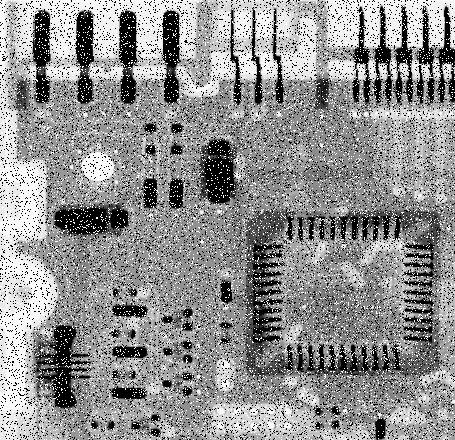
#> input picture cv/work/SrcImgs/Circuit_noise.jpg, 455 x 440 px
$ python topic_1.py
#> lines starting #> are read from the running program, lines starting #| are printed output that depends on the picture
### cv/work/show.py
# -*- coding: utf-8 -*-


def show(* imgs):
    """
    :param imgs: 若干个np.array或者一个仅包含np.array的tuple, list, set等
    :return: None
    """

    import matplotlib.pyplot as plt

    if isinstance(imgs[0], (tuple, list, set)):
        from functools import reduce
        imgs = reduce(lambda x, y: x + y, imgs)

    rows = int(len(imgs) / 10 + 1)
    cols = len(imgs) if rows == 1 else 10

    plt.figure()
    for n in range(1, len(imgs) + 1):
        plt.subplot(rows, cols, n)
        plt.imshow(imgs[n - 1], cmap='gray')
        plt.xticks([n])
        plt.yticks([])
    plt.show()


# 打印日志
def run_log(f):
    def subf():
        print(__name__ + ':  ' + f.__name__ + '\n')
        return f()
    return subf


# [3 lines that do not run on import are left out]

### cv/work/topic_1.py
# -*- coding : utf-8 -*-
# 第一题脚本文件
import cv2 as cv
import numpy as np
from show import show, run_log
from os import system

_ImgPath = {'1-1': 'SrcImgs/Circuit_noise.jpg',
            '1-2': 'SrcImgs/boy_noisy.gif',
            '1-3': 'SrcImgs/california_22_13.bmp'}


@run_log
def _topic1():
    ## 中值滤波
    src = cv.imread(_ImgPath['1-1'], cv.IMREAD_COLOR)
#> src is the input picture: shape (440, 455, 3); min 0, max 255, mean 144.1
    dst = cv.medianBlur(src, 5)
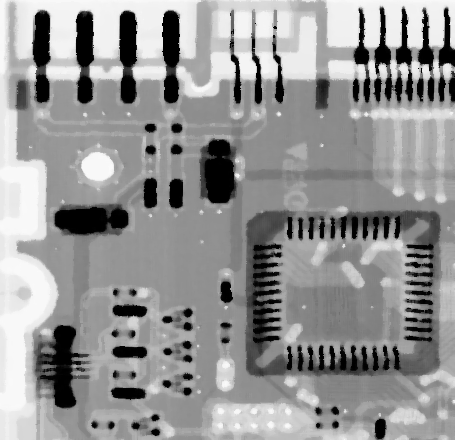
#> dst: shape (440, 455, 3); min 0, max 251, mean 148.5
    cv.imwrite('DstImgs/' + _ImgPath['1-1'].split('/')[1], dst)
    show(src, dst)
#> in show, `plt.show()`:
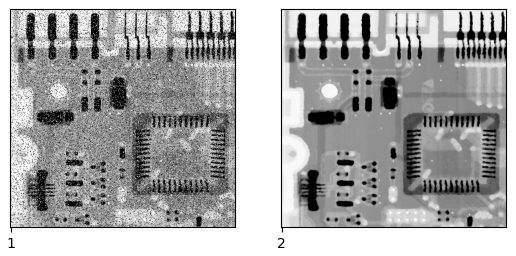
#> figure drawn by matplotlib, 2 panels


# 陷阱滤波器去除正弦噪声
@run_log
def _topic2():
    from PIL import Image, ImageSequence
    import imageio
    # 读取GIF格式图片，转换成numpy数组
    src = [cv.cvtColor(np.array(frame), cv.COLOR_RGB2BGR) for frame in ImageSequence.Iterator(Image.open(_ImgPath['1-2']))]
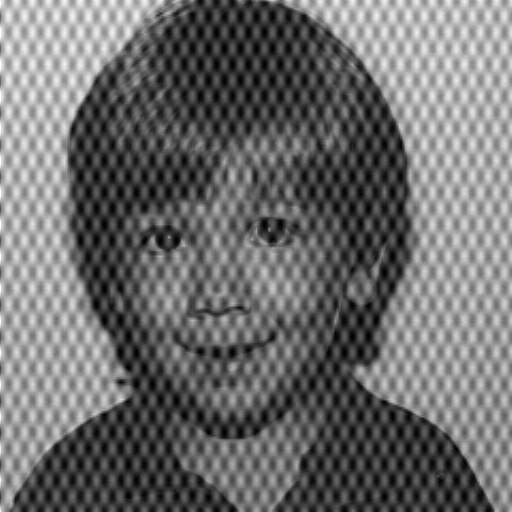
#> input picture cv/work/SrcImgs/boy_noisy.gif, 512 x 512 px
#> src = 1 item
    src = [cv.cvtColor(sub, cv.COLOR_BGR2GRAY) for sub in src]

    dst = []
    dft_shift = []
    mask = []

    # 对每一帧图像进行傅里叶变换
    for img in src:
        dft = np.fft.fft2(img)
        fshift = np.fft.fftshift(dft)
        dft_shift.append(fshift)
        mask.append(np.log(np.abs(fshift)))
#> this loop made 1 pass
#> after the loop, dft_shift = 1 item; mask = 1 item

    rows, cols = src[0].shape
#> rows = 512; cols = 512
    # 滤波器半径
    R = 30
    # 设置滤波器
    for index in range(len(mask)):

        imageio.imwrite('DstImgs/fft' + str(index) + '.jpg', mask[index])
        mask[index] = cv.imread('DstImgs/fft' + str(index) + '.jpg', 0)
        # 频域图谱二值化，找出频率最高的几个点，变换后的图像作为滤波器
        mask[index] = cv.threshold(mask[index], 200, 255, cv.THRESH_BINARY_INV)[1]
        # 覆盖图像固有区域，保留细节部分
        cv.circle(mask[0], (int(rows / 2), int(cols / 2)), R, (255, 255, 255), -1)

    # 傅里叶反变换
    for f_s in dft_shift:
        ishift = np.fft.ifftshift(f_s * mask[0])
        iimg = np.fft.ifft2(ishift)
        dst.append(np.abs(iimg))

    imageio.mimsave('DstImgs/' + _ImgPath['1-2'].split('/')[1], dst, duration=0.1)
    show(dst)


@run_log
def _topic3():
    ## 高斯滤波
    src = cv.imread(_ImgPath['1-3'], cv.IMREAD_COLOR)
    dst = cv.GaussianBlur(src, (3, 3), 0)
    #dst = cv.bilateralFilter(src, 9, 75, 95)
    cv.imwrite('DstImgs/' + _ImgPath['1-3'].split('/')[1], dst)
    show(src, dst)
    cv.waitKey(0)


def main():
    _topic1()
    _topic2()
#> the loop in _topic2 (call 2), `for f_s in dft_shift:` made 1 pass
    _topic3()


if __name__ == '__main__':
#    print('跳转到main.py\n')
#    system('python main.py')
#> (the run stopped early here; a loop or call above may not have finished)
